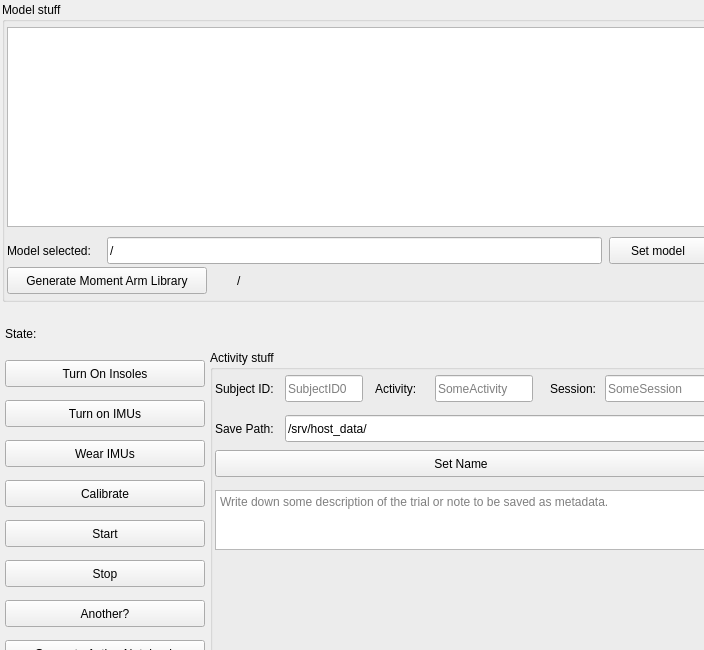
<?xml version="1.0" encoding="UTF-8"?>
<ui version="4.0">
	<class>Form</class>
	<widget class="QWidget" name="Form">
		<property name="geometry">
			<rect>
				<x>0</x>
				<y>0</y>
				<width>704</width>
				<height>650</height>
			</rect>
		</property>
		<property name="windowTitle">
			<string>Acquisition</string>
		</property>
		<widget class="QGroupBox" name="model_group">
			<property name="title">
				<string>Model stuff</string>
			</property>
			<property name="geometry">
				<rect>
					<x>2</x>
					<y>2</y>
					<width>710</width>
					<height>300</height>
				</rect>
			</property>

			<widget class="QTreeView" name="model_selector">
				<property name="geometry">
					<rect>
						<x>5</x>
						<y>25</y>
						<width>698</width>
						<height>200</height>
					</rect>
				</property>
			</widget>
			<widget class="QLabel" name="model_selected">
				<property name="geometry">
					<rect>
						<x>5</x>
						<y>235</y>
						<width>298</width>
						<height>27</height>
					</rect>
				</property>
				<property name="text">
					<string>Model selected:</string>
				</property>
			</widget>
			<widget class="QLineEdit" name="model_selected_name">
				<property name="geometry">
					<rect>
						<x>105</x>
						<y>235</y>
						<width>495</width>
						<height>27</height>
					</rect>
				</property>
				<property name="text">
					<string>/</string>
				</property>
			</widget>
			<widget class="QPushButton" name="set_and_go_button">
				<property name="geometry">
					<rect>
						<x>607</x>
						<y>235</y>
						<width>98</width>
						<height>27</height>
					</rect>
				</property>
				<property name="text">
					<string>Set model</string>
				</property>
			</widget>
			<widget class="QPushButton" name="generate_lib_moment_arm_button">
				<property name="geometry">
					<rect>
						<x>5</x>
						<y>265</y>
						<width>200</width>
						<height>27</height>
					</rect>
				</property>
				<property name="text">
					<string>Generate Moment Arm Library</string>
				</property>
			</widget>
			<widget class="QLabel" name="lib_moment_arm_text">
				<property name="geometry">
					<rect>
						<x>235</x>
						<y>265</y>
						<width>500</width>
						<height>27</height>
					</rect>
				</property>
				<property name="text">
					<string>/</string>
				</property>
			</widget>
		</widget>
		<widget class="QLabel" name="current_state_text">
			<property name="geometry">
				<rect>
					<x>5</x>
					<y>320</y>
					<width>500</width>
					<height>27</height>
				</rect>
			</property>
			<property name="text">
				<string>State:</string>
			</property>
		</widget>
		

		<widget class="QPushButton" name="turn_on_insoles_button">
			<property name="geometry">
				<rect>
					<x>5</x>
					<y>360</y>
					<width>200</width>
					<height>27</height>
				</rect>
			</property>
			<property name="text">
				<string>Turn On Insoles</string>
			</property>
		</widget>






		<widget class="QPushButton" name="turn_on_button">
			<property name="geometry">
				<rect>
					<x>5</x>
					<y>400</y>
					<width>200</width>
					<height>27</height>
				</rect>
			</property>
			<property name="text">
				<string>Turn on IMUs</string>
			</property>
		</widget>
		<widget class="QPushButton" name="don_button">
			<property name="geometry">
				<rect>
					<x>5</x>
					<y>440</y>
					<width>200</width>
					<height>27</height>
				</rect>
			</property>
			<property name="text">
				<string>Wear IMUs</string>
			</property>
		</widget>
		<widget class="QPushButton" name="calibrate_button">
			<property name="geometry">
				<rect>
					<x>5</x>
					<y>480</y>
					<width>200</width>
					<height>27</height>
				</rect>
			</property>
			<property name="text">
				<string>Calibrate</string>
			</property>
		</widget>
		<widget class="QPushButton" name="start_button">
			<property name="geometry">
				<rect>
					<x>5</x>
					<y>520</y>
					<width>200</width>
					<height>27</height>
				</rect>
			</property>
			<property name="text">
				<string>Start</string>
			</property>
		</widget>
		<widget class="QPushButton" name="stop_button">
			<property name="geometry">
				<rect>
					<x>5</x>
					<y>560</y>
					<width>200</width>
					<height>27</height>
				</rect>
			</property>
			<property name="text">
				<string>Stop</string>
			</property>
		</widget>
		
		<widget class="QPushButton" name="another_button">
			<property name="geometry">
				<rect>
					<x>5</x>
					<y>600</y>
					<width>200</width>
					<height>27</height>
				</rect>
			</property>
			<property name="text">
				<string>Another?</string>
			</property>
		</widget>
		<widget class="QPushButton" name="generate_action_notebook_button">
			<property name="geometry">
				<rect>
					<x>5</x>
					<y>640</y>
					<width>200</width>
					<height>27</height>
				</rect>
			</property>
			<property name="text">
				<string>Generate Action Notebook</string>
			</property>
		</widget>
		

		<widget class="QGroupBox" name="activity_group">
			<property name="title">
				<string>Activity stuff</string>
			</property>
			<property name="geometry">
				<rect>
					<x>210</x>
					<y>350</y>
					<width>502</width>
					<height>320</height>
				</rect>
			</property>

			<widget class="QLabel" name="subject_id_label">
				<property name="geometry">
					<rect>
						<x>5</x>
						<y>25</y>
						<width>68</width>
						<height>27</height>
					</rect>
				</property>
				<property name="text">
					<string>Subject ID:</string>
				</property>
			</widget>
			<widget class="QLabel" name="activity_label">
				<property name="geometry">
					<rect>
						<x>165</x>
						<y>25</y>
						<width>48</width>
						<height>27</height>
					</rect>
				</property>
				<property name="text">
					<string>Activity:</string>
				</property>
			</widget>
			<widget class="QLabel" name="session_label">
				<property name="geometry">
					<rect>
						<x>340</x>
						<y>25</y>
						<width>48</width>
						<height>27</height>
					</rect>
				</property>
				<property name="text">
					<string>Session:</string>
				</property>
			</widget>
			<widget class="QLineEdit" name="subject_id_name">
				<property name="geometry">
					<rect>
						<x>75</x>
						<y>25</y>
						<width>78</width>
						<height>27</height>
					</rect>
				</property>
				<property name="placeholderText">
					<string>SubjectID0</string>
				</property>
			</widget>
			<widget class="QLineEdit" name="activity_name">
				<property name="geometry">
					<rect>
						<x>225</x>
						<y>25</y>
						<width>98</width>
						<height>27</height>
					</rect>
				</property>
				<property name="placeholderText">
					<string>SomeActivity</string>
				</property>
			</widget>
			<widget class="QLineEdit" name="session_name">
				<property name="geometry">
					<rect>
						<x>395</x>
						<y>25</y>
						<width>102</width>
						<height>27</height>
					</rect>
				</property>
				<property name="placeholderText">
					<string>SomeSession</string>
				</property>
			</widget>
			<widget class="QLabel" name="resolved_path_label">
				<property name="geometry">
					<rect>
						<x>5</x>
						<y>65</y>
						<width>68</width>
						<height>27</height>
					</rect>
				</property>
				<property name="text">
					<string>Save Path:</string>
				</property>
			</widget>

			<widget class="QLineEdit" name="resolved_path_name">
				<property name="geometry">
					<rect>
						<x>75</x>
						<y>65</y>
						<width>423</width>
						<height>27</height>
					</rect>
				</property>
				<property name="readOnly">
					<bool>false</bool>
				</property>
				<property name="text">
					<string>/srv/host_data/</string>
				</property>
			</widget>
			<widget class="QPushButton" name="do_set_name_button">
				<property name="geometry">
					<rect>
						<x>5</x>
						<y>100</y>
						<width>492</width>
						<height>27</height>
					</rect>
				</property>
				<property name="text">
					<string>Set Name</string>
				</property>
			</widget>


			<widget class="QTextEdit" name="description">
				<property name="geometry">
					<rect>
						<x>5</x>
						<y>140</y>
						<width>492</width>
						<height>60</height>
					</rect>
				</property>
				<property name="documentTitle">
					<string>Description</string>
				</property>
				<property name="placeholderText">
					<string>Write down some description of the trial or note to be saved as metadata.</string>
				</property>
			</widget>
		</widget>
	</widget>
	<resources/>
	<connections/>
</ui>
